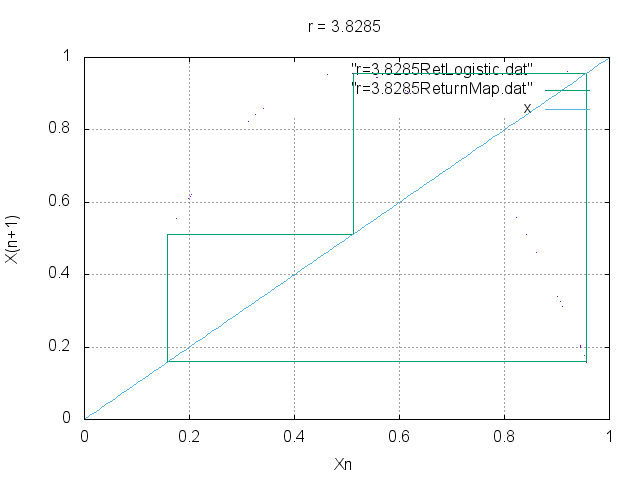

This figure's gnuplot source:
set grid
set title "r = 3.8285"
set xrange [0:1]
set yrange [0:1]
set xlabel "Xn"
set ylabel "X(n+1)"
plot "r=3.8285RetLogistic.dat" with points pt 0.5 ps 0.2,"r=3.8285ReturnMap.dat" with lines,x with lines
pause 2
set terminal png
set output "r=3.8285ReturnMap.png"
replot
set terminal x11
